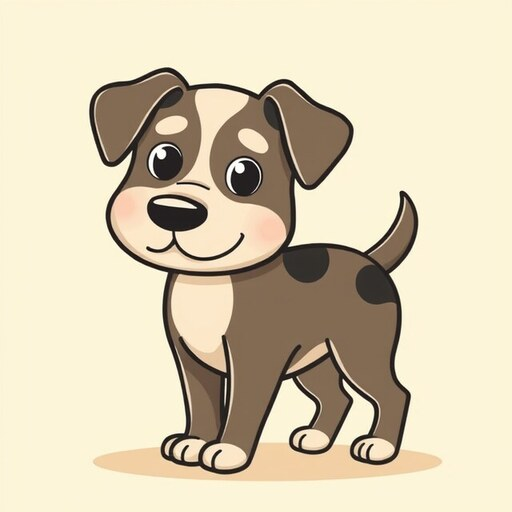
#> input picture klas/games/img/01.jpg, 512 x 512 px, found by its file name
$ python make_app_icon.py
#> lines starting #> are read from the running program, lines starting #| are printed output that depends on the picture
#!/usr/bin/env python3
"""Generate app icons (apple-touch-icon + PWA manifest icons) from icon 01."""
from pathlib import Path
from PIL import Image

ROOT = Path(__file__).parent
SRC = ROOT / "icons" / "01.jpg"

SIZES = [
    ("apple-touch-icon.png", 180),
    ("icon-192.png", 192),
    ("icon-512.png", 512),
    ("favicon-32.png", 32),
]

src = Image.open(SRC).convert("RGB")
#> src is the input picture: PIL image 512x512 RGB; mean R, G, B 216.5, 204.9, 178.9
for name, size in SIZES:
    img = src.resize((size, size), Image.LANCZOS)
    img.save(ROOT / name, "PNG", optimize=True)
    print(f"{name}: {size}x{size}")
#> this loop made 4 passes
#> pass 1, `img = src.resize((size, size), Image.LANCZOS)`:
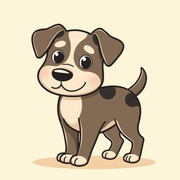
#> img: PIL image 180x180 RGB; mean R, G, B 216.3, 204.9, 178.9
#> pass 2, `img = src.resize((size, size), Image.LANCZOS)`:
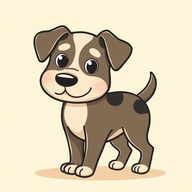
#> img: PIL image 192x192 RGB; mean R, G, B 216.3, 204.9, 178.9
#> after the loop:
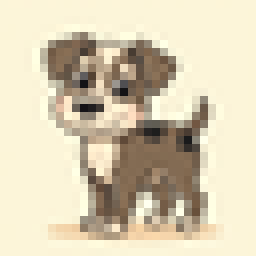
#> img: PIL image 32x32 RGB (shown 8 times larger); mean R, G, B 215.8, 204.8, 178.9

$ run again, with klas/games/img/02.jpg copied over klas/games/img/01.jpg
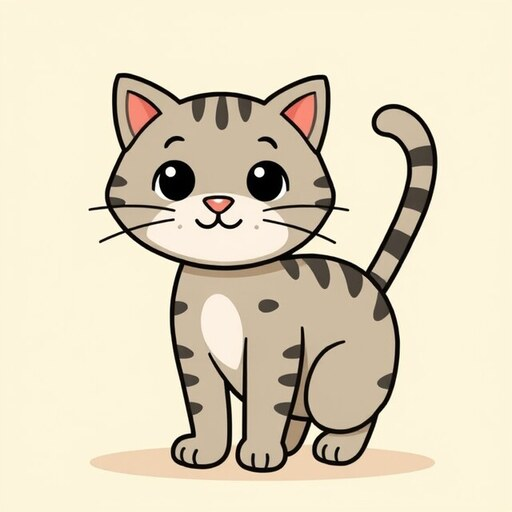
#> input picture klas/games/img/02.jpg, 512 x 512 px, found by its file name
#> src is the input picture: PIL image 512x512 RGB; mean R, G, B 223.6, 213.5, 189.9
#> the loop `for name, size in SIZES:` made 4 passes
#> pass 1, `img = src.resize((size, size), Image.LANCZOS)`:
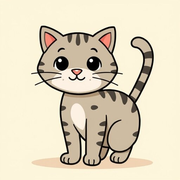
#> img: PIL image 180x180 RGB; mean R, G, B 223.5, 213.6, 190.1
#> after the loop `for name, size in SIZES:`:
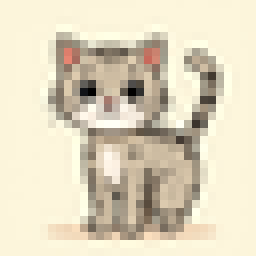
#> img: PIL image 32x32 RGB (shown 8 times larger); mean R, G, B 223, 213.4, 189.9

$ run again, with klas/games/img/03.jpg copied over klas/games/img/01.jpg
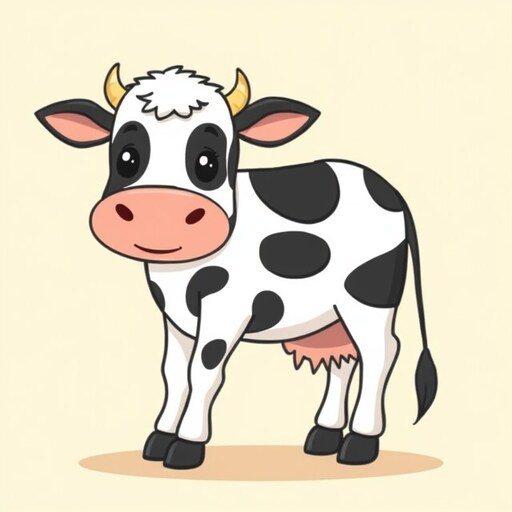
#> input picture klas/games/img/03.jpg, 512 x 512 px, found by its file name
#> src is the input picture: PIL image 512x512 RGB; mean R, G, B 224.4, 215, 193.9
#> the loop `for name, size in SIZES:` made 4 passes
#> pass 1, `img = src.resize((size, size), Image.LANCZOS)`:
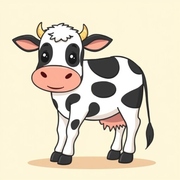
#> img: PIL image 180x180 RGB; mean R, G, B 224.1, 214.8, 193.7
#> after the loop `for name, size in SIZES:`:
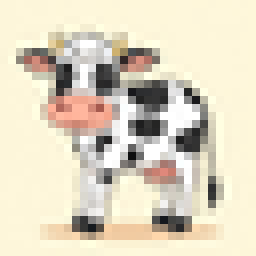
#> img: PIL image 32x32 RGB (shown 8 times larger); mean R, G, B 223.4, 214.4, 193.4

$ run again, with klas/games/img/04.jpg copied over klas/games/img/01.jpg
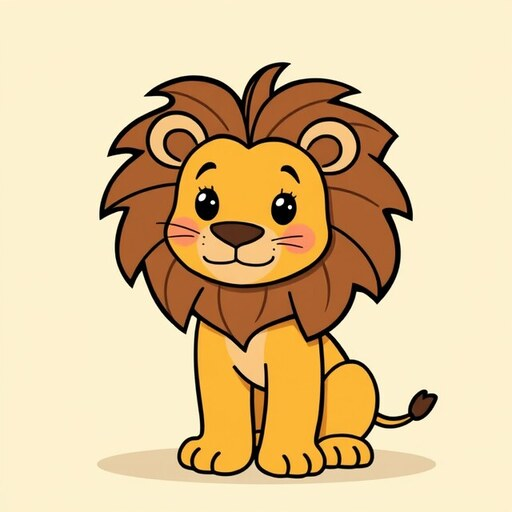
#> input picture klas/games/img/04.jpg, 512 x 512 px, found by its file name
#> src is the input picture: PIL image 512x512 RGB; mean R, G, B 223.1, 196.9, 152.5
#> the loop `for name, size in SIZES:` made 4 passes
#> pass 1, `img = src.resize((size, size), Image.LANCZOS)`:
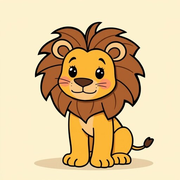
#> img: PIL image 180x180 RGB; mean R, G, B 223, 197.1, 152.7
#> after the loop `for name, size in SIZES:`:
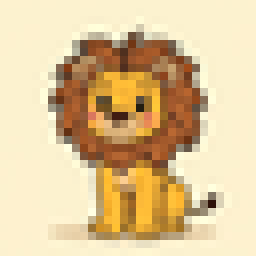
#> img: PIL image 32x32 RGB (shown 8 times larger); mean R, G, B 222.3, 196.9, 152.5
